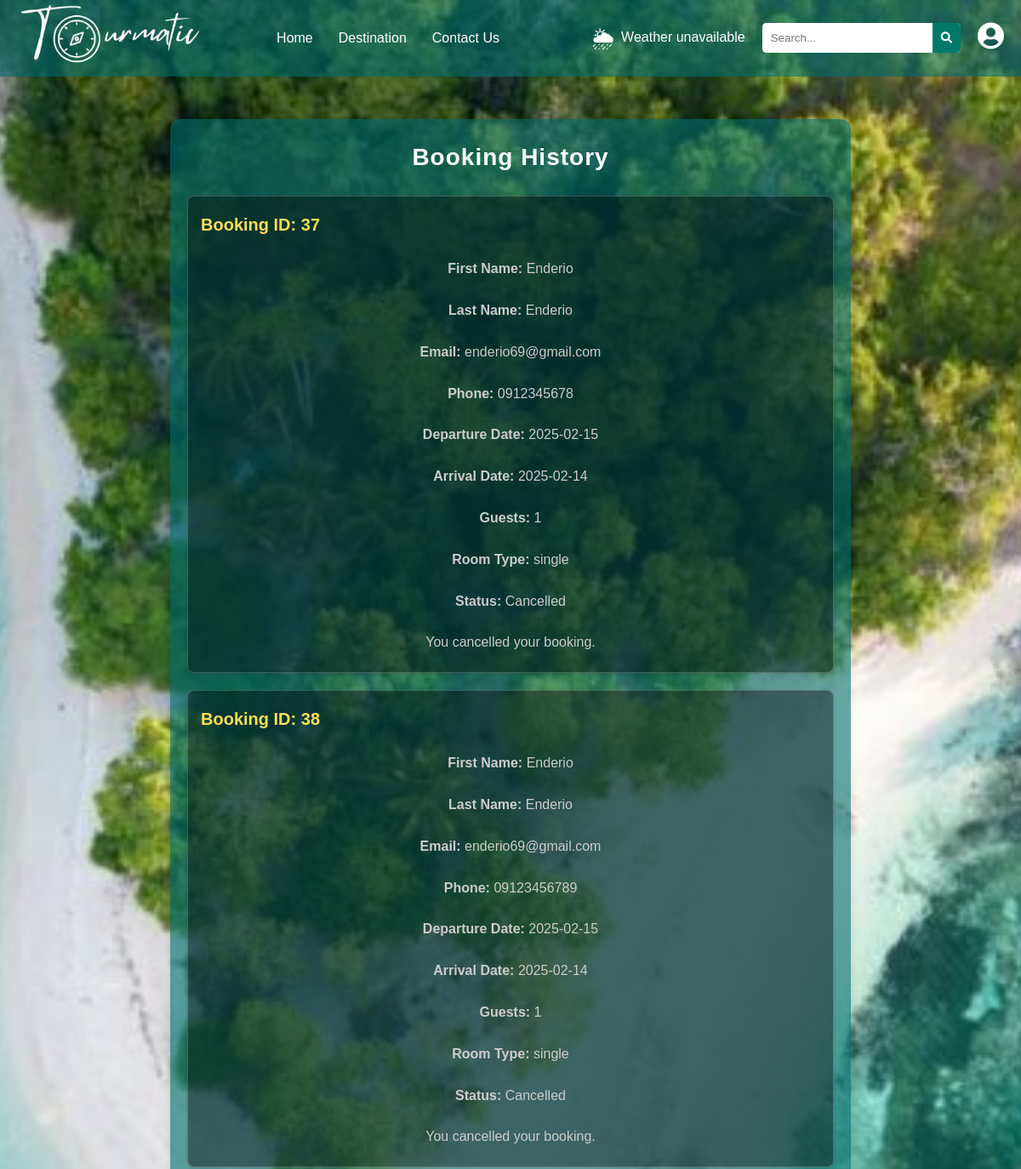
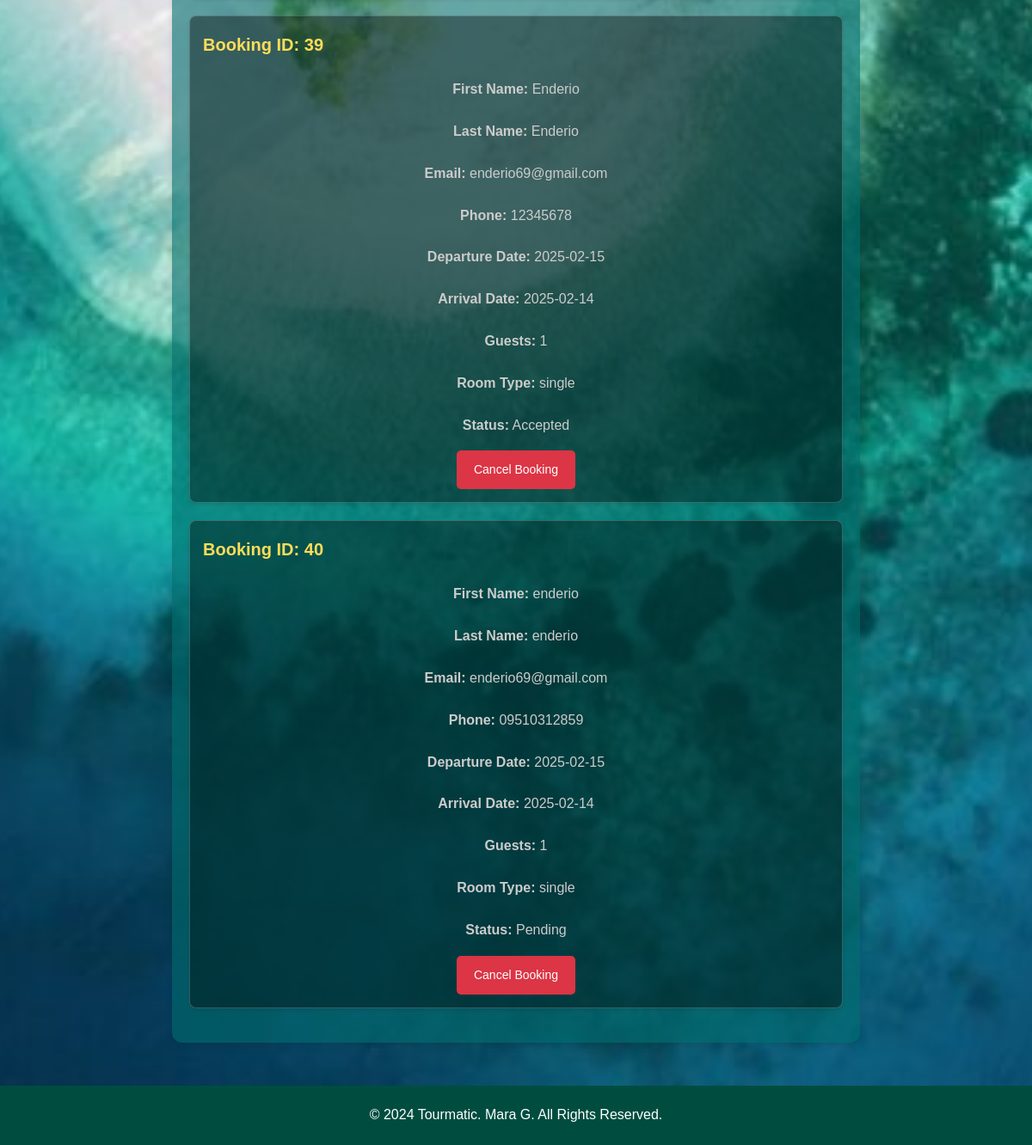
The app's page /website/pages/history.php (signed in) with its own data (2 pictures, top to bottom).
### tables this page shows
CREATE TABLE `bookings` (
  `id` int(11) NOT NULL,
  `first_name` varchar(100) NOT NULL,
  `last_name` varchar(100) NOT NULL,
  `email` varchar(100) NOT NULL,
  `phone` varchar(15) NOT NULL,
  `departure_date` date NOT NULL,
  `arrival_date` date NOT NULL,
  `guests` int(11) NOT NULL,
  `room_type` varchar(50) NOT NULL,
  `created_at` timestamp NOT NULL DEFAULT current_timestamp(),
  `status` enum('Pending','Accepted','Rejected','Cancelled') DEFAULT NULL,
  `business_id` int(11) NOT NULL,
  `user_id` int(11) NOT NULL
);

### website/pages/history.php (the view, shortened to what this page needs)
<?php
include "../../config/database.php";
$user_id = $_SESSION['user_id'];
$query = "SELECT * FROM bookings WHERE user_id = ?";
$stmt = $conn->prepare($query);
$stmt->bind_param("i", $user_id);
$stmt->execute();
$result = $stmt->get_result();
$bookings = [];
while ($row = $result->fetch_assoc()) {
    $bookings[] = $row;
}
include("../../includes/homepage_navbar.php");
?>
<!DOCTYPE html>
<html lang="en">
<head>
    <link rel="stylesheet" href="../../assets/css/homepage.css">
    <link rel="stylesheet" href="../../assets/css/footer.css">
    <link rel="stylesheet" href="../../assets/css/history.css">
</head>
<body>
        <main class="content">
            <h1>Booking History</h1>
            <?php if (count($bookings) > 0): ?>
                <?php foreach ($bookings as $booking): ?>
                    <div class="booking-card">
                        <h2>Booking ID: <?php echo $booking['id']; ?></h2>
                        <p><strong>First Name:</strong> <?php echo htmlspecialchars($booking['first_name']); ?></p>
                        <p><strong>Last Name:</strong> <?php echo htmlspecialchars($booking['last_name']); ?></p>
                        <p><strong>Email:</strong> <?php echo htmlspecialchars($booking['email']); ?></p>
                        <p><strong>Phone:</strong> <?php echo htmlspecialchars($booking['phone']); ?></p>
                        <p><strong>Departure Date:</strong> <?php echo htmlspecialchars($booking['departure_date']); ?></p>
                        <p><strong>Arrival Date:</strong> <?php echo htmlspecialchars($booking['arrival_date']); ?></p>
                        <p><strong>Guests:</strong> <?php echo htmlspecialchars($booking['guests']); ?></p>
                        <p><strong>Room Type:</strong> <?php echo htmlspecialchars($booking['room_type']); ?></p>
                        <p><strong>Status:</strong> <?php echo htmlspecialchars($booking['status']); ?></p>
                        <?php if ($booking['status'] != 'Cancelled'): ?>
                            <div class="button-container">
            <a href="process-booking.php?id=<?php echo $booking['id']; ?>&action=cancel" class="btn btn-cancel">Cancel Booking</a>
                          </div>
                        <?php else: ?>
                            <p>You cancelled your booking.</p>
                        <?php endif; ?>
                    </div>
                <?php endforeach; ?>
            <?php else: ?>
                <p>You have no past bookings.</p>
            <?php endif; ?>
        </main>
</body>
</html>
<?php include("../../includes/footer.php"); ?>

### includes/homepage_navbar.php (shortened to what this page needs)
<!DOCTYPE html>
<html lang="en">
<head>
    <link rel="stylesheet" href="https://cdnjs.cloudflare.com/ajax/libs/font-awesome/5.15.3/css/all.min.css">
    <link rel="stylesheet" href="../../assets/css/homepage_navbar.css">
</head>
<body>
    <header class="container">
        <a href="homepage.php" class="logo">
            <img src="../../assets/img/ok.png" alt="Logo" />
        </a>
        <nav>
            <a href="homepage.php">Home</a>
            <a href="destinations.php">Destination</a>
            <a href="../pages/contact.php">Contact Us</a>
        </nav>
        <div class="search-profile">
            <div class="weather-container">
                <span class="weather-icon">&#127782;</span>
                <span id="weather">Loading...</span>
            </div>
            <form id="search-form" method="POST">
                <div class="search-container">
                    <input type="text" name="search-data" placeholder="Search..." class="search-bar">
                    <button type="submit" class="search-button"><i class="fas fa-search"></i></button>
                </div>
            </form>
            <a href="user-profile.php" class="profile-icon">
                <i class="fas fa-user-circle fa-2x"></i>
            </a>
        </div>
    </header>
</body>
</html>

### includes/footer.php
<footer>
    <p>&copy; 2024 Tourmatic. Mara G. All Rights Reserved.</p>
</footer>

### assets/css/homepage_navbar.css (style rules this page uses)
* { margin: 0; padding: 0; box-sizing: border-box; }
header { display: flex; justify-content: space-between; align-items: center; padding: 0 20px; background-color: rgba(0, 109, 109, 0.6); }
.logo img { height: 80px; width: auto; }
nav { display: flex; }
nav a { color: white; text-decoration: none; margin: 0 15px; transition: color 0.3s; }
.weather-container { display: flex; align-items: center; margin-left: 20px; color: white; font-size: 16px; }
.weather-icon { font-size: 24px; margin-right: 8px; }
.search-profile { display: flex; align-items: center; gap: 20px; }
.profile-icon i { color: #fff; cursor: pointer; }
.search-container { display: flex; align-items: center; border-radius: 5px; overflow: hidden; background-color: white; }
.search-bar { padding: 10px; border: none; outline: none; width: 200px; }
.search-button { padding: 10px; border: none; background-color: #00796b; color: white; cursor: pointer; }

### assets/css/homepage.css (style rules this page uses)
* { margin: 0; padding: 0; box-sizing: border-box; }
body { font-family: 'Arial', sans-serif; background-image: url('../img/mati-dav.jpg'); background-size: cover; background-position: center; background-repeat: no-repeat; background-attachment: fixed; color: white; line-height: 1.6; }
.container { width: 100%; margin: 1; }

### assets/css/footer.css (style rules this page uses)
footer { text-align: center; padding: 20px; background-color: #004d40; color: white; }
footer p { margin: 0; }

### assets/css/history.css (style rules this page uses)
body { font-family: Arial, sans-serif; color: #fff; line-height: 1.8; background-color: #00292c; margin: 0; padding: 0; }
.content { max-width: 800px; margin: 50px auto; background-color: rgba(0, 109, 109, 0.6); border-radius: 12px; box-shadow: 0 4px 8px rgba(0, 0, 0, 0.1); padding: 20px; color: #fff; }
.content h1 { text-align: center; font-size: 28px; margin-bottom: 20px; color: #fff; letter-spacing: 1px; }
.booking-card { background-color: rgba(0, 0, 0, 0.4); border: 1px solid rgba(255, 255, 255, 0.2); border-radius: 8px; padding: 15px; margin-bottom: 20px; box-shadow: 0 2px 4px rgba(0, 0, 0, 0.1); overflow: hidden; }
.booking-card h2 { font-size: 20px; margin-bottom: 10px; color: #ffdd57; }
.booking-card p { margin: 5px 0; font-size: 14px; color: #ddd; }
.booking-card .button-container { display: flex; justify-content: center; gap: 10px; margin-top: 15px; }
.booking-card .btn { display: inline-block; padding: 10px 20px; font-size: 14px; text-align: center; text-decoration: none; border-radius: 5px; cursor: pointer; transition: transform 0.2s, background-color 0.3s ease; }
.booking-card .btn-cancel { background-color: #dc3545; color: #fff; border: none; }
.content p { text-align: center; font-size: 16px; margin-top: 20px; color: #ccc; }
a { color: inherit; text-decoration: none; }

### records on screen
bookings: id "37", first_name "Enderio", last_name "Enderio", email "enderio69@gmail.com", phone "0912345678", departure_date "2025-02-15", arrival_date "2025-02-14", guests "1", room_type "single", status "Cancelled", shows "You cancelled your booking."
bookings: id "38", first_name "Enderio", last_name "Enderio", email "enderio69@gmail.com", phone "09123456789", departure_date "2025-02-15", arrival_date "2025-02-14", guests "1", room_type "single", status "Cancelled", shows "You cancelled your booking."
bookings: id "39", first_name "Enderio", last_name "Enderio", email "enderio69@gmail.com", phone "12345678", departure_date "2025-02-15", arrival_date "2025-02-14", guests "1", room_type "single", status "Accepted"
bookings: id "40", first_name "enderio", last_name "enderio", email "enderio69@gmail.com", phone "09510312859", departure_date "2025-02-15", arrival_date "2025-02-14", guests "1", room_type "single", status "Pending"
